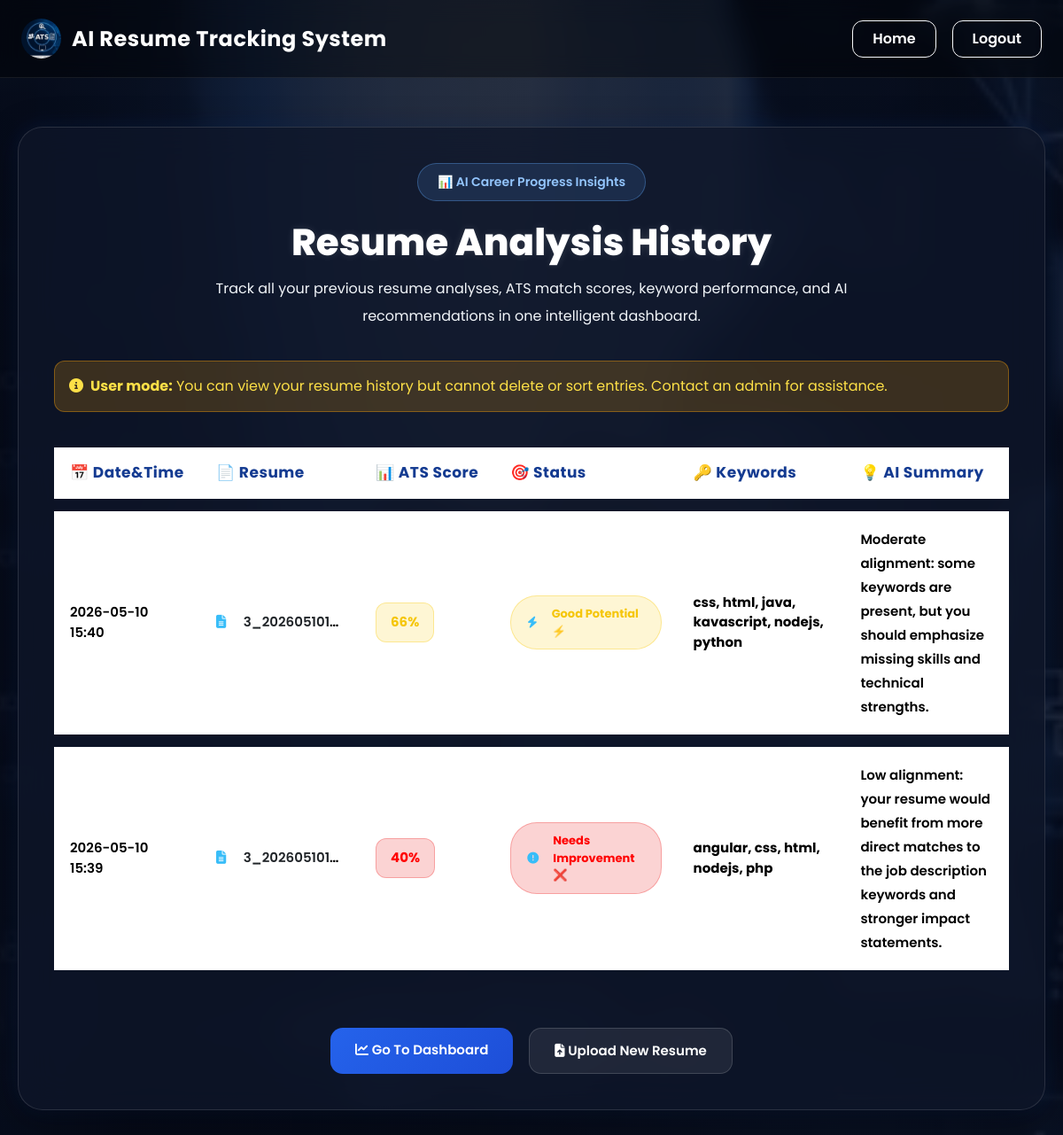
The app's page /history (signed in) with its own data.
### tables this page shows
CREATE TABLE resumes(
        id INTEGER PRIMARY KEY AUTOINCREMENT,
        user_id INTEGER,
        filename TEXT,
        score INTEGER,
        missing_skills TEXT,
        summary TEXT,
        top_keywords TEXT,
        uploaded_at TEXT
    , ai_tips TEXT);

### app.py (the view)
@app.route("/history")
def history():
    if "user_id" not in session:
        return redirect("/login")
    sort_by = request.args.get("sort", "uploaded_at_desc")
    order_by = {
        "uploaded_at_desc": "resumes.uploaded_at DESC",
        "uploaded_at_asc": "resumes.uploaded_at ASC",
        "score_desc": "resumes.score DESC",
        "score_asc": "resumes.score ASC"
    }.get(sort_by, "resumes.uploaded_at DESC")
    conn = get_db()
    cur = conn.cursor()
    history = cur.execute(
        "SELECT resumes.id, resumes.filename, resumes.score, resumes.summary, resumes.top_keywords, resumes.uploaded_at "
        "FROM resumes "
        "JOIN users ON resumes.user_id = users.id "
        "WHERE users.email = ? "
        f"ORDER BY {order_by}",
        (session["user_email"],)
    ).fetchall()
    conn.close()
    is_admin = session.get("role") == "admin"
    return render_template("history.html", history=history, is_admin=is_admin, sort_by=sort_by)

### app.py (called while the page is built)
def get_db():
    conn = sqlite3.connect("database.db", timeout=10)
    conn.row_factory = sqlite3.Row
    return conn

### templates/history.html (shortened to what this page needs)
<!DOCTYPE html>
<html lang="en">
<head>
<link rel="stylesheet"
href="https://cdn.jsdelivr.net/npm/bootstrap@5.3.2/dist/css/bootstrap.min.css">
<link rel="stylesheet"
href="https://cdnjs.cloudflare.com/ajax/libs/font-awesome/6.4.2/css/all.min.css">
</head>
<body>
<nav class="navbar navbar-expand-lg navbar-dark px-4 py-3">
<a class="navbar-brand" href="/">
<img src="{{ url_for('static', filename='Logo.jpg') }}"
class="logo">
AI Resume Tracking System
</a>
<div class="ms-auto d-flex gap-2">
<a href="/" class="btn btn-outline-light nav-btn">
Home
</a>
<a href="/logout" class="btn btn-outline-light nav-btn">
Logout
</a>
</div>
</nav>
<div class="main-container">
<div class="history-card">
<div class="page-header">
<div class="ai-badge">
📊 AI Career Progress Insights
</div>
<h1>
Resume Analysis History
</h1>
<p>
Track all your previous resume analyses,
ATS match scores,
keyword performance,
and AI recommendations
in one intelligent dashboard.
</p>
</div>
{% if is_admin %}
<div class="alert alert-success mt-4" style="background:rgba(34,197,94,0.2); border:1px solid rgba(34,197,94,0.4); color:#86efac; border-radius:12px;">
<i class="fas fa-shield-alt me-2"></i><strong>Admin mode:</strong> You have full access to delete and manage all user resume data.
</div>
{% else %}
<div class="alert alert-warning mt-4" style="background:rgba(245,158,11,0.2); border:1px solid rgba(245,158,11,0.4); color:#fde047; border-radius:12px;">
<i class="fas fa-info-circle me-2"></i><strong>User mode:</strong> You can view your resume history but cannot delete or sort entries. Contact an admin for assistance.
</div>
{% endif %}
{% if history %}
<div class="table-wrapper">
<table class="table history-table">
<thead>
<tr>
<th>📅 Date&Time</th>
<th>📄 Resume</th>
<th>📊 ATS Score</th>
<th>🎯 Status</th>
<th>🔑 Keywords</th>
<th>💡 AI Summary</th>
</tr>
</thead>
<tbody>
{% for item in history %}
{% set score = item['score'] %}
{% if score >= 80 %}
{% set badge = 'badge-success' %}
{% set status = 'Excellent Match 🚀' %}
{% elif score >= 50 %}
{% set badge = 'badge-warning' %}
{% set status = 'Good Potential ⚡' %}
{% else %}
{% set badge = 'badge-danger' %}
{% set status = 'Needs Improvement ❌' %}
{% endif %}
<tr>
<td>
{{ item['uploaded_at'][:16].replace('T', ' ') if item['uploaded_at'] else 'N/A' }}
</td>
<td>
<i class="fa-solid fa-file-lines"></i>
<a href="/resume/{{ item['id'] }}" class="text-dark text-decoration-none" target="_blank" style="margin-left:8px; font-weight:600; color:#000000;">
  {{ item['filename'] }}
</a>
</td>
<td>
<span class="score-box {{ badge }}">
{{ score }}%
</span>
</td>
<td>
<span class="result-pill {{ badge }}">
{% if score >= 80 %}
<i class="fa-solid fa-circle-check"></i>
{% elif score >= 50 %}
<i class="fa-solid fa-bolt"></i>
{% else %}
<i class="fa-solid fa-circle-exclamation"></i>
{% endif %}
{{ status }}
</span>
</td>
<td>
{{ item['top_keywords'] or 'N/A' }}
</td>
<td class="summary-text">
{{ item['summary'] or 'No AI summary available.' }}
</td>
</tr>
{% endfor %}
</tbody>
</table>
</div>
{% endif %}
<div class="action-buttons">
<a href="/dashboard" class="btn-custom">
<i class="fa-solid fa-chart-line"></i>
Go To Dashboard
</a>
<a href="/upload" class="btn-secondary-custom">
<i class="fa-solid fa-file-arrow-up"></i>
Upload New Resume
</a>
</div>
</div>
</div>
</body>
</html>

### records on screen
resumes: uploaded_at "2026-05-10 15:40", filename "3_202605101…", score "66", status "Good Potential ⚡", top_keywords "css, html, java, kavascript, nodejs, python", summary "Moderate alignment: some keywords are present, but you should emphasize missing skills and technical strengths."
resumes: uploaded_at "2026-05-10 15:39", filename "3_202605101…", score "40", status "Needs Improvement ❌", top_keywords "angular, css, html, nodejs, php", summary "Low alignment: your resume would benefit from more direct matches to the job description keywords and stronger impact statements."
